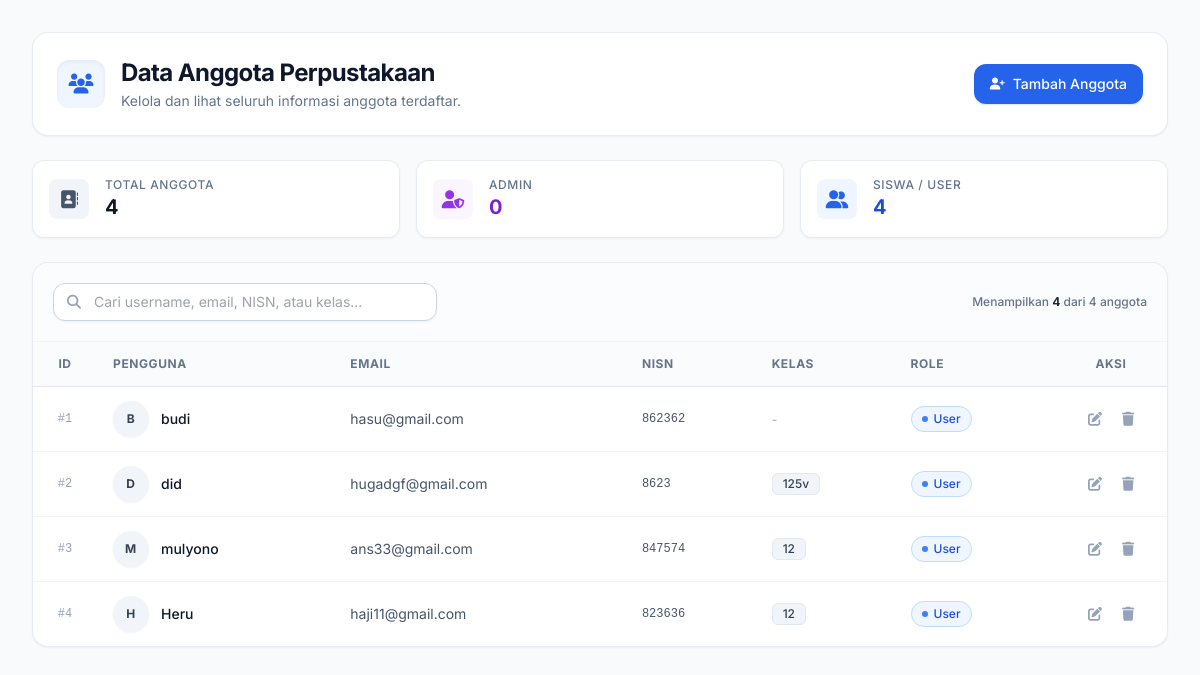
The app's page /view/view_admin/data_anggota.php, older data.
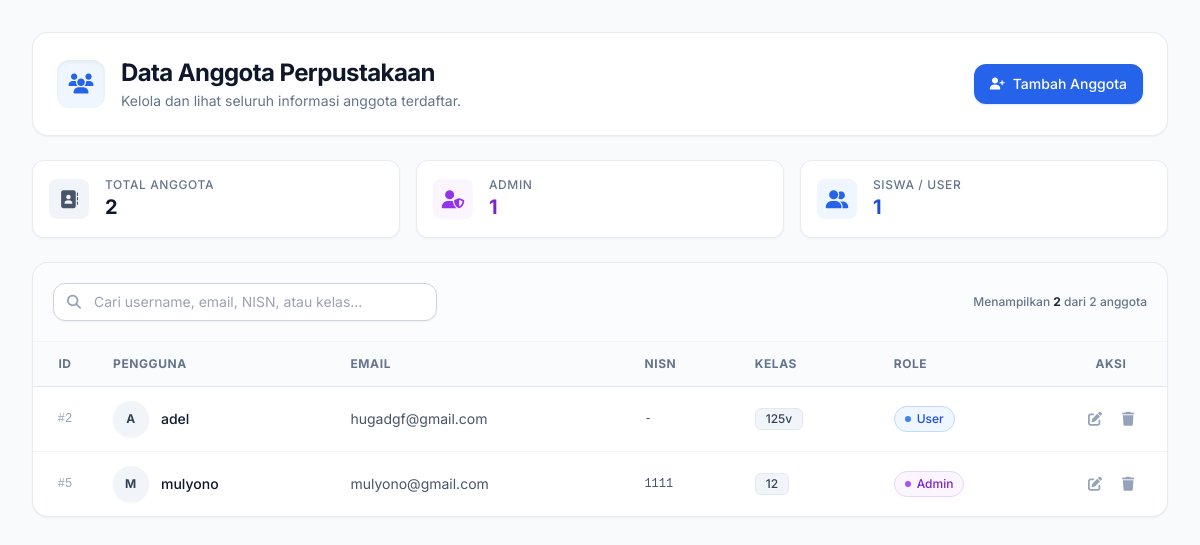
The same page, newer data.
### tables this page shows
CREATE TABLE `anggota` (
  `id_anggota` int(11) NOT NULL,
  `username` varchar(50) NOT NULL,
  `password` varchar(255) NOT NULL,
  `email` varchar(50) NOT NULL,
  `nisn` int(9) NOT NULL,
  `kelas` varchar(10) NOT NULL,
  `role` enum('admin','user') NOT NULL
);

### view/view_admin/data_anggota.php (the view, shortened to what this page needs)
<?php
require_once '../../models/m_koneksi.php';
$db = isset($conn) ? $conn : (isset($koneksi) ? $koneksi : null);
$sql = "SELECT id_anggota, username, email, nisn, kelas, role FROM anggota ORDER BY id_anggota ASC";
$result = $db->query($sql);
$total_anggota = 0;
$total_admin = 0;
$total_user = 0;
$rows = [];
if ($result && $result->num_rows > 0) {
    while ($r = $result->fetch_assoc()) {
        $rows[] = $r;
        $total_anggota++;
        if (strtolower($r['role']) === 'admin') {
            $total_admin++;
        } else {
            $total_user++;
        }
    }
}
?>
<!DOCTYPE html>
<html lang="id">
<head>
    <script src="https://cdn.tailwindcss.com"></script>
    <link rel="stylesheet" href="https://cdnjs.cloudflare.com/ajax/libs/font-awesome/6.4.0/css/all.min.css">
</head>
<body class="bg-slate-50 text-slate-800 antialiased min-h-screen p-4 sm:p-6 lg:p-8">
    <div class="max-w-7xl mx-auto space-y-6">
        <div class="flex flex-col sm:flex-row sm:items-center sm:justify-between gap-4 bg-white p-6 rounded-2xl shadow-sm border border-slate-200/80">
            <div class="flex items-center gap-4">
                <div class="w-12 h-12 rounded-xl bg-blue-50 text-blue-600 flex items-center justify-center text-xl shadow-inner">
                    <i class="fa-solid fa-users"></i>
                </div>
                <div>
                    <h1 class="text-xl sm:text-2xl font-bold text-slate-900 tracking-tight">Data Anggota Perpustakaan</h1>
                    <p class="text-sm text-slate-500 mt-0.5">Kelola dan lihat seluruh informasi anggota terdaftar.</p>
                </div>
            </div>
            <div>
                <a href="tambah_anggota.php" class="inline-flex items-center justify-center gap-2 bg-blue-600 hover:bg-blue-700 active:bg-blue-800 text-white font-medium px-4 py-2.5 rounded-xl text-sm transition-all shadow-sm hover:shadow shadow-blue-500/20">
                    <i class="fa-solid fa-user-plus text-xs"></i>
                    <span>Tambah Anggota</span>
                </a>
            </div>
        </div>
        <div class="grid grid-cols-1 sm:grid-cols-3 gap-4">
            <div class="bg-white p-4 rounded-xl border border-slate-200/80 shadow-sm flex items-center gap-4">
                <div class="w-10 h-10 rounded-lg bg-slate-100 text-slate-600 flex items-center justify-center text-lg">
                    <i class="fa-solid fa-address-book"></i>
                </div>
                <div>
                    <p class="text-xs font-medium text-slate-500 uppercase tracking-wider">Total Anggota</p>
                    <p class="text-xl font-bold text-slate-900"><?= $total_anggota ?></p>
                </div>
            </div>
            <div class="bg-white p-4 rounded-xl border border-slate-200/80 shadow-sm flex items-center gap-4">
                <div class="w-10 h-10 rounded-lg bg-purple-50 text-purple-600 flex items-center justify-center text-lg">
                    <i class="fa-solid fa-user-shield"></i>
                </div>
                <div>
                    <p class="text-xs font-medium text-slate-500 uppercase tracking-wider">Admin</p>
                    <p class="text-xl font-bold text-purple-700"><?= $total_admin ?></p>
                </div>
            </div>
            <div class="bg-white p-4 rounded-xl border border-slate-200/80 shadow-sm flex items-center gap-4">
                <div class="w-10 h-10 rounded-lg bg-blue-50 text-blue-600 flex items-center justify-center text-lg">
                    <i class="fa-solid fa-user-group"></i>
                </div>
                <div>
                    <p class="text-xs font-medium text-slate-500 uppercase tracking-wider">Siswa / User</p>
                    <p class="text-xl font-bold text-blue-700"><?= $total_user ?></p>
                </div>
            </div>
        </div>
        <div class="bg-white rounded-2xl shadow-sm border border-slate-200/80 overflow-hidden">
            <div class="p-4 sm:p-5 border-b border-slate-100 bg-slate-50/50 flex flex-col sm:flex-row justify-between items-center gap-4">
                <div class="relative w-full sm:w-96">
                    <i class="fa-solid fa-magnifying-glass absolute left-3.5 top-1/2 -translate-y-1/2 text-slate-400 text-sm"></i>
                    <input type="text" id="searchInput" onkeyup="searchTable()" placeholder="Cari username, email, NISN, atau kelas..."
                           class="w-full pl-10 pr-4 py-2 border rounded-xl text-sm focus:outline-none focus:ring-2 focus:ring-blue-500 focus:border-transparent border-slate-300 bg-white transition shadow-sm">
                </div>
                <div class="text-xs text-slate-500 font-medium">
                    Menampilkan <span id="visibleCount" class="font-bold text-slate-800"><?= count($rows) ?></span> dari <?= count($rows) ?> anggota
                </div>
            </div>
            <div class="overflow-x-auto">
                <table class="w-full text-left border-collapse" id="anggotaTable">
                    <thead>
                        <tr class="bg-slate-50/80 border-b border-slate-200 text-xs font-semibold text-slate-500 uppercase tracking-wider">
                            <th class="py-3.5 px-4 text-center w-16">ID</th>
                            <th class="py-3.5 px-4">Pengguna</th>
                            <th class="py-3.5 px-4">Email</th>
                            <th class="py-3.5 px-4">NISN</th>
                            <th class="py-3.5 px-4">Kelas</th>
                            <th class="py-3.5 px-4">Role</th>
                            <th class="py-3.5 px-4 text-center w-28">Aksi</th>
                        </tr>
                    </thead>
                    <tbody class="divide-y divide-slate-100 text-sm">
                        <?php if (count($rows) > 0): ?>
                            <?php foreach ($rows as $row): ?>
                                <tr class="hover:bg-slate-50/80 transition-colors group">
                                    <td class="py-3.5 px-4 text-center font-mono text-xs text-slate-400 font-medium">
                                        #<?= htmlspecialchars($row['id_anggota']) ?>
                                    </td>
                                    <td class="py-3.5 px-4">
                                        <div class="flex items-center gap-3">
                                            <div class="w-9 h-9 rounded-full bg-slate-100 text-slate-700 group-hover:bg-blue-600 group-hover:text-white flex items-center justify-center font-bold text-xs tracking-wider transition-colors shadow-sm">
                                                <?= strtoupper(substr($row['username'], 0, 1)) ?>
                                            </div>
                                            <span class="font-medium text-slate-900">
                                                <?= htmlspecialchars($row['username']) ?>
                                            </span>
                                        </div>
                                    </td>
                                    <td class="py-3.5 px-4 text-slate-600">
                                        <?= htmlspecialchars($row['email'] ?: '-') ?>
                                    </td>
                                    <td class="py-3.5 px-4 font-mono text-xs text-slate-600">
                                        <?= htmlspecialchars($row['nisn'] ?: '-') ?>
                                    </td>
                                    <td class="py-3.5 px-4">
                                        <?php if ($row['kelas']): ?>
                                            <span class="inline-flex items-center px-2.5 py-0.5 rounded-md text-xs font-medium bg-slate-100 text-slate-700 border border-slate-200">
                                                <?= htmlspecialchars($row['kelas']) ?>
                                            </span>
                                        <?php else: ?>
                                            <span class="text-slate-400 text-xs">-</span>
                                        <?php endif; ?>
                                    </td>
                                    <td class="py-3.5 px-4">
                                        <?php if (strtolower($row['role']) === 'admin'): ?>
                                            <span class="inline-flex items-center gap-1.5 px-2.5 py-1 rounded-full text-xs font-medium bg-purple-50 text-purple-700 border border-purple-200">
                                                <span class="w-1.5 h-1.5 rounded-full bg-purple-500"></span> Admin
                                            </span>
                                        <?php else: ?>
                                            <span class="inline-flex items-center gap-1.5 px-2.5 py-1 rounded-full text-xs font-medium bg-blue-50 text-blue-700 border border-blue-200">
                                                <span class="w-1.5 h-1.5 rounded-full bg-blue-500"></span> User
                                            </span>
                                        <?php endif; ?>
                                    </td>
                                    <td class="py-3.5 px-4 text-center">
                                        <div class="flex items-center justify-center gap-1">
                                            <a href="edit_anggota.php?id=<?= $row['id_anggota'] ?>"
                                               title="Edit Data"
                                               class="p-2 text-slate-400 hover:text-blue-600 hover:bg-blue-50 rounded-lg transition-all">
                                                <i class="fa-solid fa-pen-to-square"></i>
                                            </a>
                                            <a href="../../controller/c_hapus_anggota.php?id=<?= $row['id_anggota'] ?>"
                                               title="Hapus Data"
                                               onclick="return confirm('Apakah Anda yakin ingin menghapus anggota <?= htmlspecialchars($row['username']) ?>?');"
                                               class="p-2 text-slate-400 hover:text-red-600 hover:bg-red-50 rounded-lg transition-all">
                                                <i class="fa-solid fa-trash"></i>
                                            </a>
                                        </div>
                                    </td>
                                </tr>
                            <?php endforeach; ?>
                        <?php endif; ?>
                    </tbody>
                </table>
            </div>
        </div>
    </div>
</body>
</html>

### view/view_admin/data_anggota.php (style rules this page uses)
body { font-family: 'Inter', sans-serif; }

Row changes from the older to the newer data that the page shows:
removed anggota: id_anggota "1", username "B", username "budi", email "hasu@gmail.com", nisn "862362", role "user" (drawn)
removed anggota: id_anggota "3", username "M", username "mulyono", email "ans33@gmail.com", nisn "847574", kelas "12", role "user" (drawn)
removed anggota: id_anggota "4", username "H", username "Heru", email "haji11@gmail.com", nisn "823636", kelas "12", role "user" (drawn)
changed anggota "hugadgf@gmail.com": username "D" → "A"; username "did" → "adel"; nisn "8623" → "-"
added anggota: id_anggota "5", username "M", username "mulyono", email "mulyono@gmail.com", nisn "1111", kelas "12", role "admin" (drawn)
Text that changed along with them:
$total_anggota: "4" → "2"
$total_admin: "0" → "1"
$total_user: "4" → "1"
count($rows): "4" → "2"
